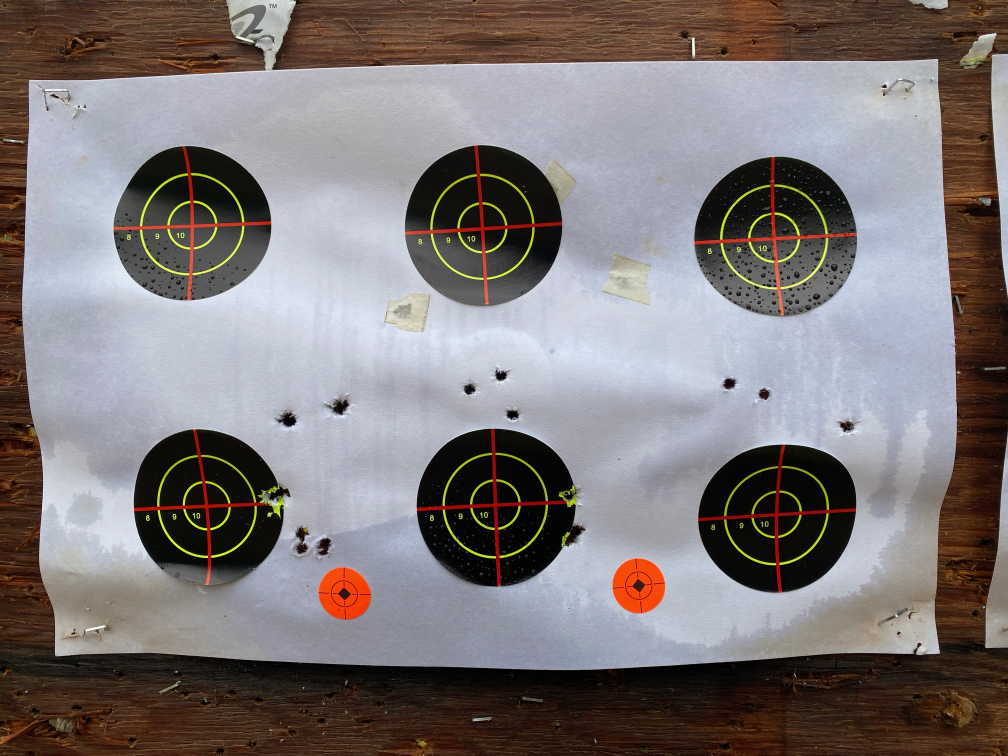
#> input picture raw_data/IMG_0042.jpeg, 4032 x 3024 px (shown at 1/4 size)
$ python laplacian.py
#> lines starting #> are read from the running program, lines starting #| are printed output that depends on the picture
import cv2

# Load the image
img = cv2.imread('raw_data/IMG_0042.jpeg')
#> img is the input picture: shape (3024, 4032, 3); mean B, G, R 120.1, 119.9, 126.8
lower = img.copy()

# Create a Gaussian Pyramid
gaussian_pyr = [lower]
for i in range(3):
   lower = cv2.pyrDown(lower)
   gaussian_pyr.append(lower)
#> this loop made 3 passes
#> pass 2, `lower = cv2.pyrDown(lower)`:
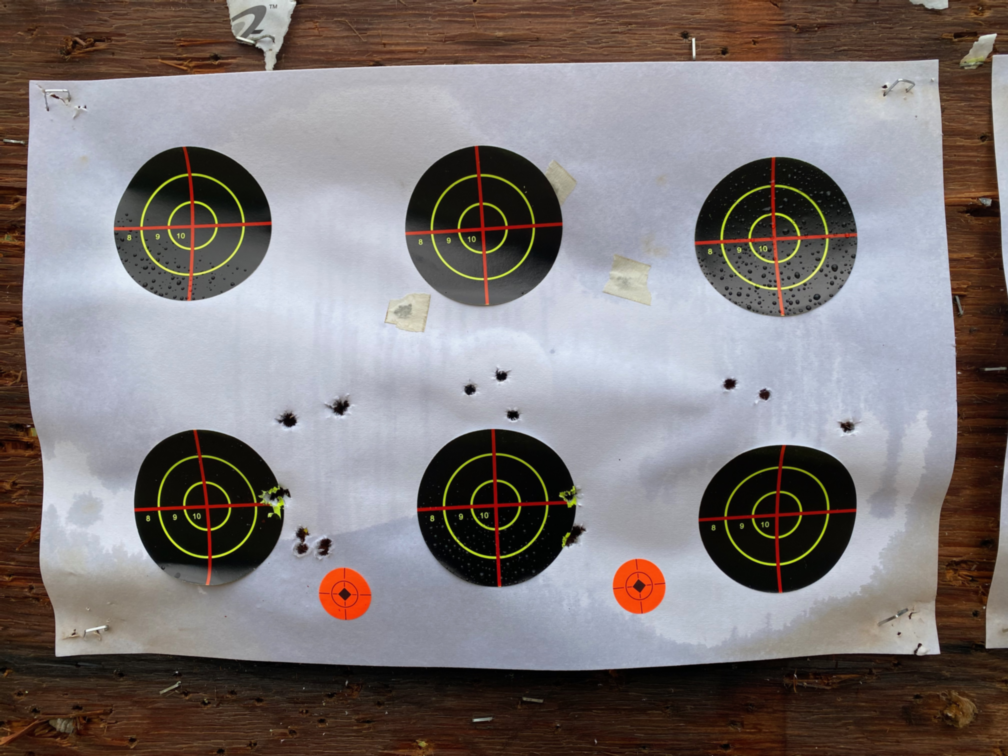
#> lower: shape (756, 1008, 3); mean B, G, R 120.1, 119.9, 126.8
#> pass 3, `lower = cv2.pyrDown(lower)`:
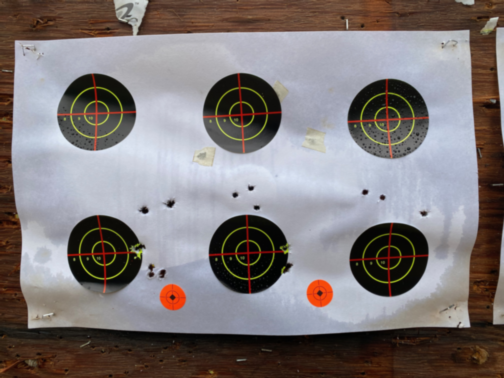
#> lower: shape (378, 504, 3); mean B, G, R 120.1, 119.9, 126.8
#> after the loop, gaussian_pyr = 4 items

# Last level of Gaussian remains same in Laplacian
laplacian_top = gaussian_pyr[-1]

# Create a Laplacian Pyramid
laplacian_pyr = [laplacian_top]
for i in range(3,0,-1):
   size = (gaussian_pyr[i - 1].shape[1], gaussian_pyr[i - 1].shape[0])
   gaussian_expanded = cv2.pyrUp(gaussian_pyr[i], dstsize=size)
   laplacian = cv2.subtract(gaussian_pyr[i-1], gaussian_expanded)
   laplacian_pyr.append(laplacian)
#> this loop made 3 passes
#> pass 1, `laplacian = cv2.subtract(gaussian_pyr[i-1], gaussian_expanded)`:
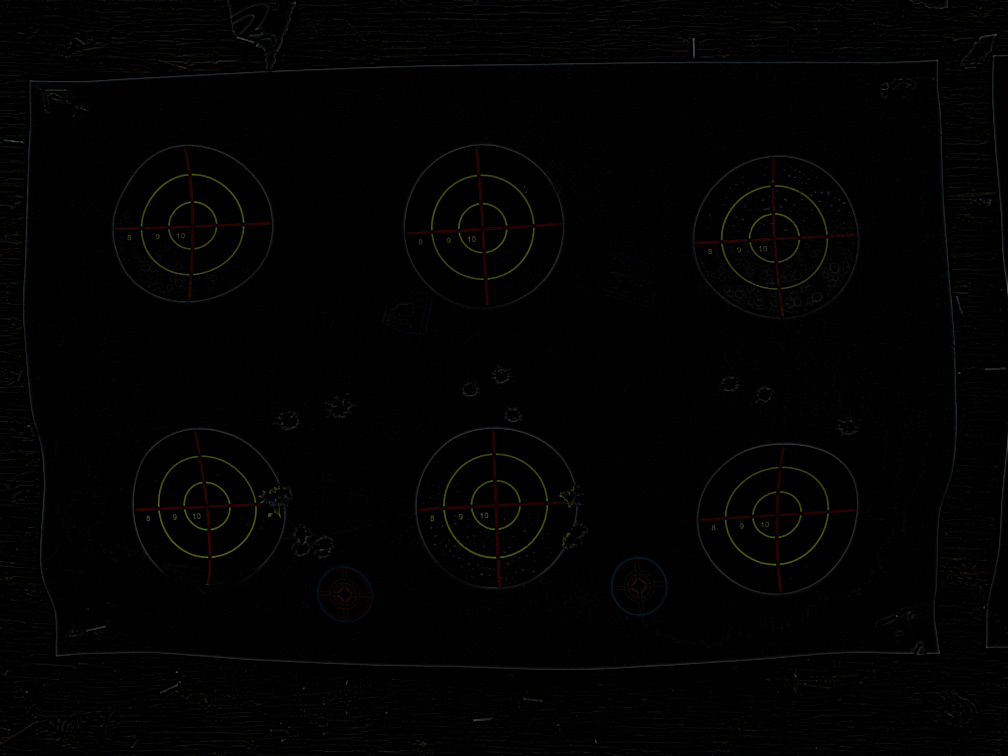
#> laplacian: shape (756, 1008, 3); mean of channels 0, 1, 2 1.6, 2, 2.1; drawn as B, G, R
#> after the loop, laplacian_pyr = 4 items

# create three windows to display three layers of images
cv2.namedWindow('Layer 1', cv2.WINDOW_AUTOSIZE)
cv2.namedWindow('Layer 2', cv2.WINDOW_AUTOSIZE)
cv2.namedWindow('Layer 3', cv2.WINDOW_AUTOSIZE)

# display all three layers
cv2.imshow('Layer 1',laplacian_pyr[3])
cv2.imshow('Layer 2',laplacian_pyr[2])
cv2.imshow('Layer 3',laplacian_pyr[1])
cv2.waitKey(0)
cv2.destroyAllWindows()

$ run again, with raw_data/IMG_0032.jpeg copied over raw_data/IMG_0042.jpeg
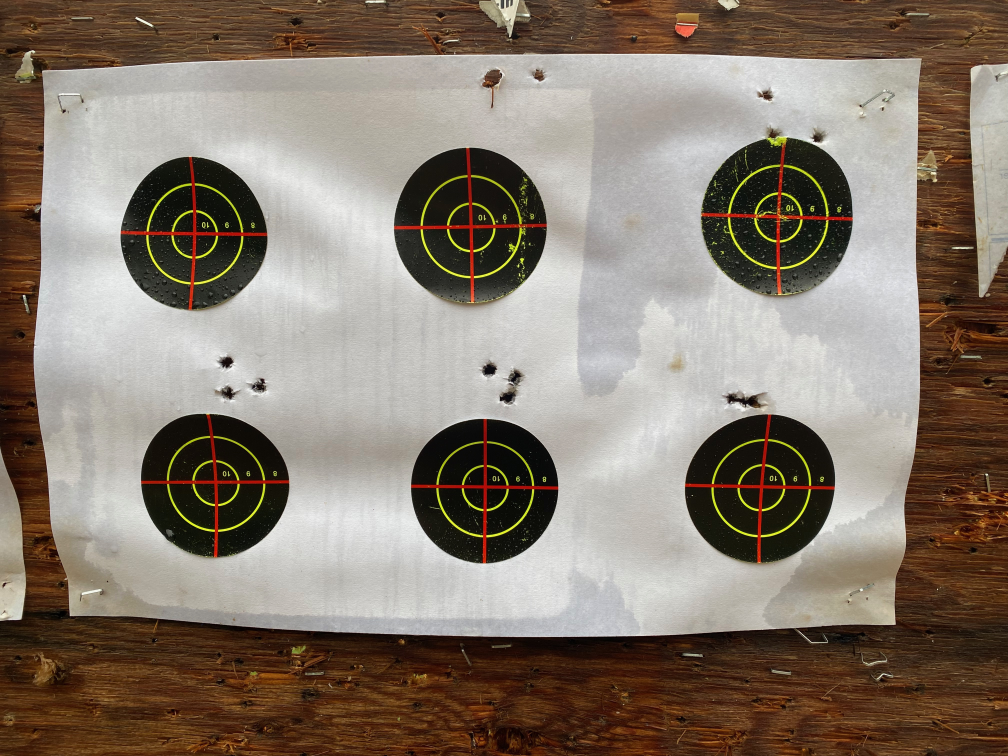
#> input picture raw_data/IMG_0032.jpeg, 4032 x 3024 px (shown at 1/4 size)
#> img is the input picture: shape (3024, 4032, 3); mean B, G, R 109.7, 122.1, 134.7
#> the loop `for i in range(3):` made 3 passes
#> pass 3, `lower = cv2.pyrDown(lower)`:
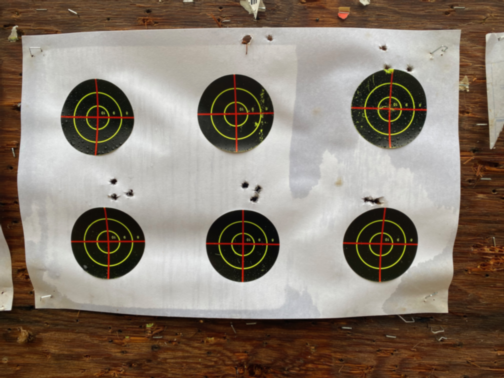
#> lower: shape (378, 504, 3); mean B, G, R 109.8, 122.2, 134.7
#> after the loop `for i in range(3):`: gaussian_pyr = 4 items
#> the loop `for i in range(3,0,-1):` made 3 passes
#> pass 1, `laplacian = cv2.subtract(gaussian_pyr[i-1], gaussian_expanded)`:
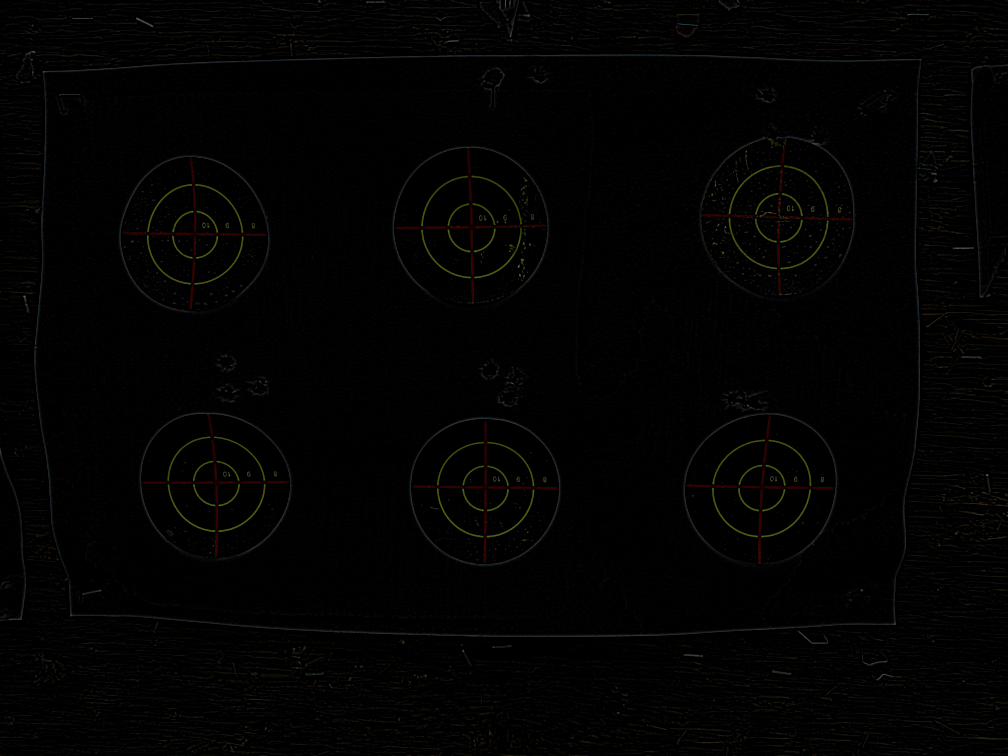
#> laplacian: shape (756, 1008, 3); mean of channels 0, 1, 2 1.7, 2.3, 2.5; drawn as B, G, R

$ run again, with raw_data/IMG_0043.jpeg copied over raw_data/IMG_0042.jpeg
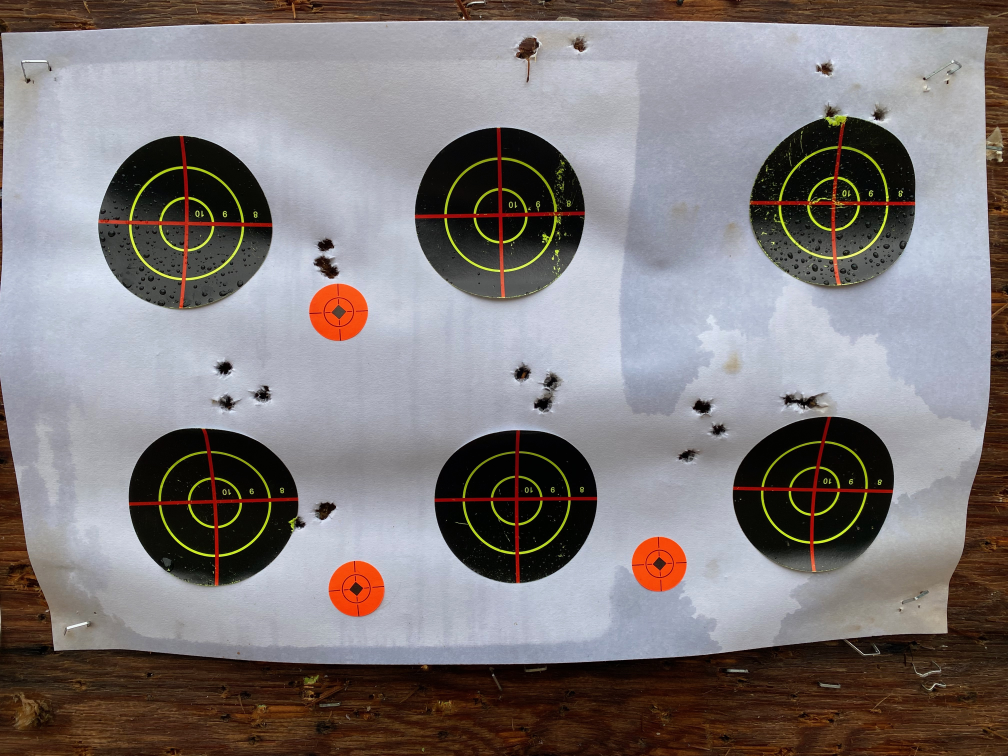
#> input picture raw_data/IMG_0043.jpeg, 4032 x 3024 px (shown at 1/4 size)
#> img is the input picture: shape (3024, 4032, 3); mean B, G, R 123.5, 122.8, 128.8
#> the loop `for i in range(3):` made 3 passes
#> pass 3, `lower = cv2.pyrDown(lower)`:
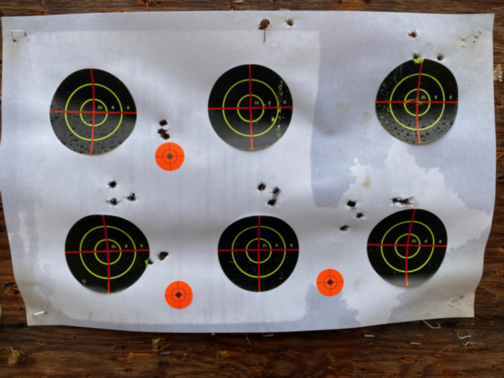
#> lower: shape (378, 504, 3); mean B, G, R 123.6, 122.8, 128.8
#> after the loop `for i in range(3):`: gaussian_pyr = 4 items
#> the loop `for i in range(3,0,-1):` made 3 passes
#> pass 1, `laplacian = cv2.subtract(gaussian_pyr[i-1], gaussian_expanded)`:
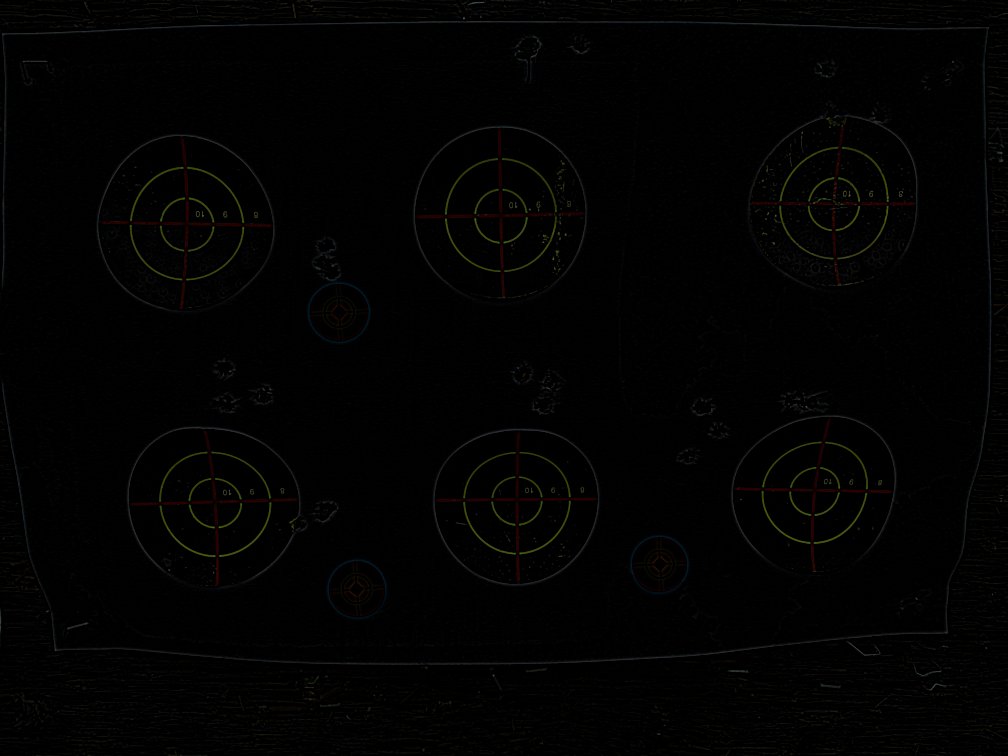
#> laplacian: shape (756, 1008, 3); mean of channels 0, 1, 2 1.5, 2, 2; drawn as B, G, R

$ run again, with raw_data/IMG_0044.jpeg copied over raw_data/IMG_0042.jpeg
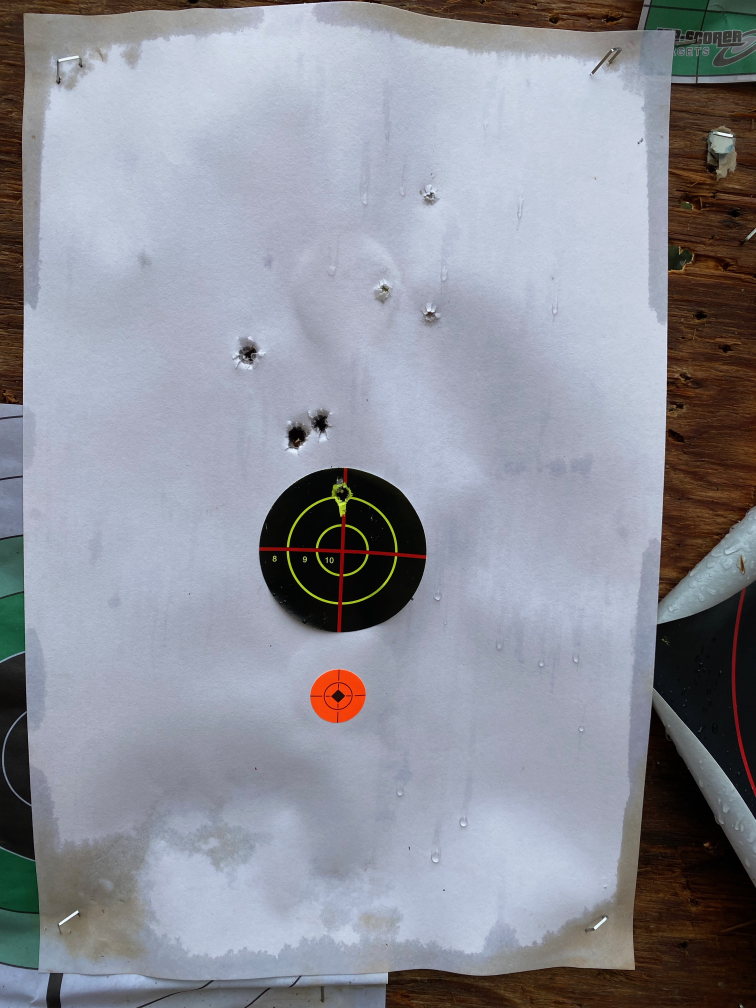
#> input picture raw_data/IMG_0044.jpeg, 3024 x 4032 px (shown at 1/4 size)
#> img is the input picture: shape (4032, 3024, 3); mean B, G, R 154.4, 144.4, 142.3
#> the loop `for i in range(3):` made 3 passes
#> pass 2, `lower = cv2.pyrDown(lower)`:
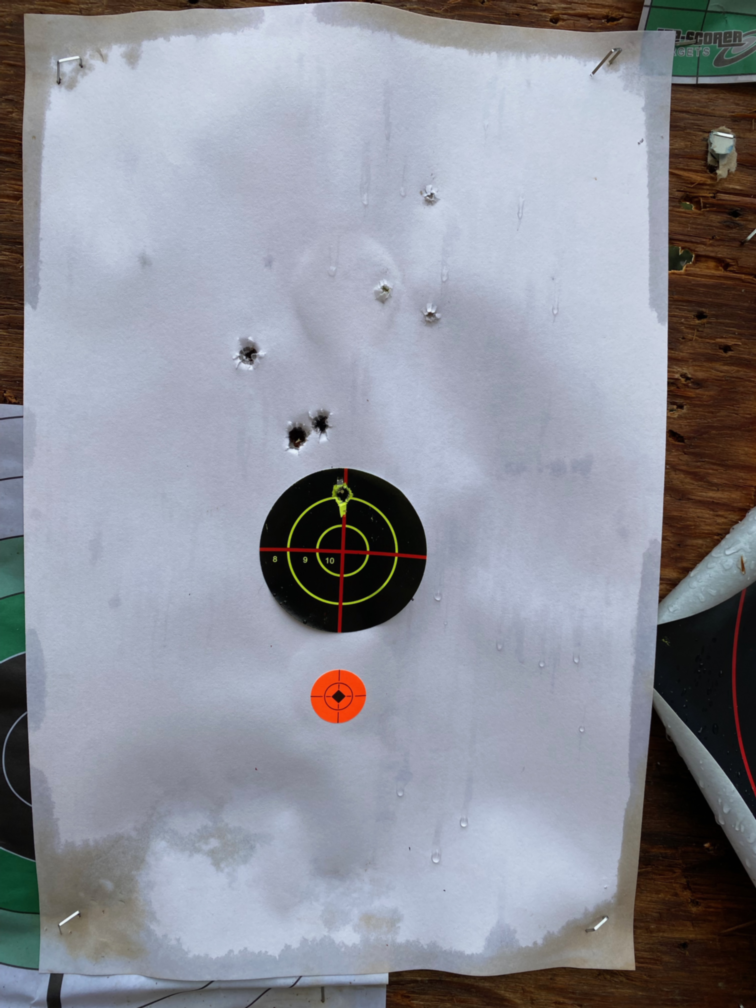
#> lower: shape (1008, 756, 3); mean B, G, R 154.4, 144.4, 142.3
#> after the loop `for i in range(3):`: gaussian_pyr = 4 items
#> the loop `for i in range(3,0,-1):` made 3 passes
#> pass 1, `laplacian = cv2.subtract(gaussian_pyr[i-1], gaussian_expanded)`:
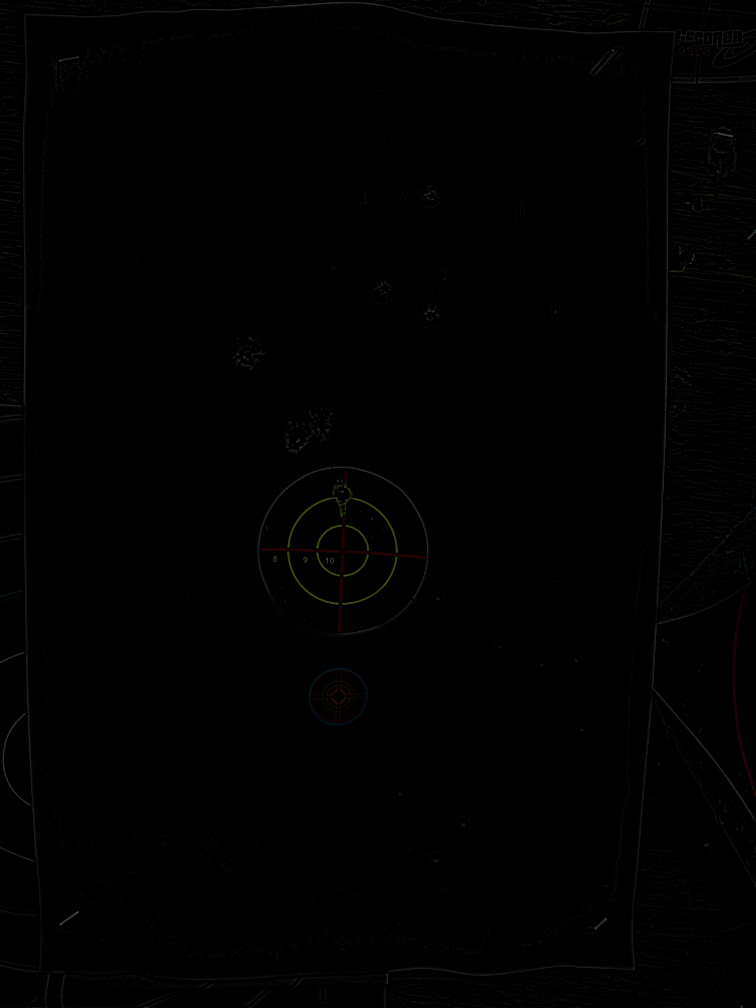
#> laplacian: shape (1008, 756, 3); mean of channels 0, 1, 2 1.1, 1.1, 1.1; drawn as B, G, R
